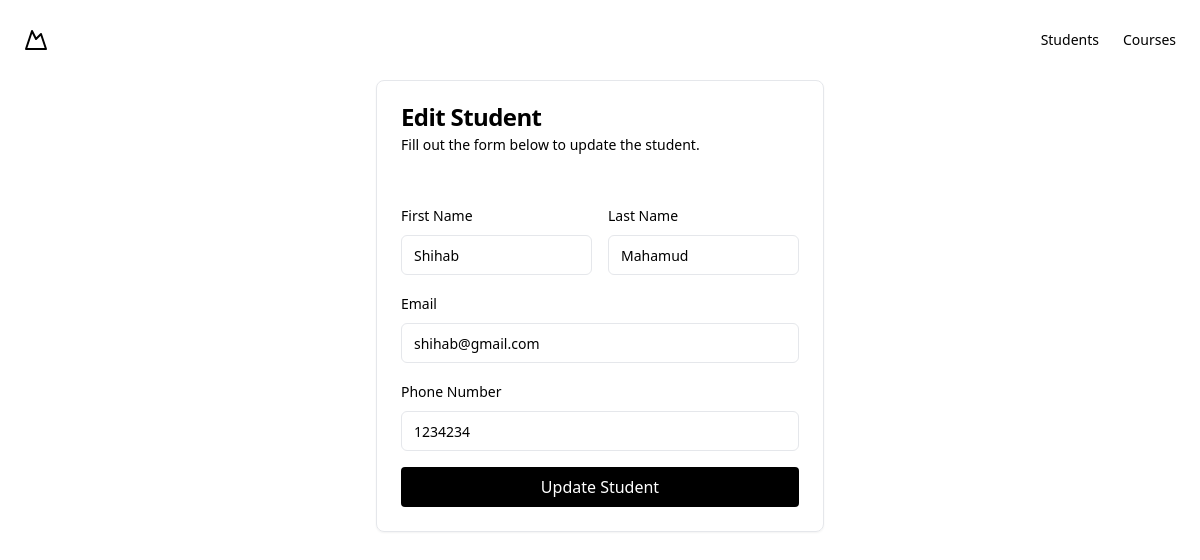
Screenshot of /students/edit.php?id=1 with the database file from the repository.
### tables this page shows
CREATE TABLE students (
    id INT AUTO_INCREMENT PRIMARY KEY,
    first_name VARCHAR(255) NOT NULL,
    last_name VARCHAR(255) NOT NULL,
    email VARCHAR(255) NOT NULL UNIQUE,
    phone_number VARCHAR(255) NOT NULL
);

### core/Old.php (called while the page is built, shortened)
<?php
class Old
{
    public static function get()
    {
        if (!array_key_exists(self::KEY, $_SESSION ?? [])) {
            return null;
        }
        return $_SESSION[self::KEY];
    }
    public static function field(string $key): ?string
    {
        $old = self::get();
        if (!$old || !array_key_exists($key, $old)) {
            return null;
        }
        return $old[$key];
    }
}

### core/DB.php (called while the page is built, shortened)
<?php
class DB
{
    public PDO $pdo;
    public PDOStatement $statement;
    public function __construct($credentials, $username = "root", $password = "")
    {
        $dsn       = "mysql:" . http_build_query($credentials, "", ";");
        $this->pdo = new PDO($dsn, $username, $password, [
            PDO::ATTR_DEFAULT_FETCH_MODE => PDO::FETCH_ASSOC,
        ]);
    }
    public function query($sql, $params = []): static
    {
        $this->statement = $this->pdo->prepare($sql);
        $this->statement->execute($params);
        return $this;
    }
    public function find()
    {
        return $this->statement->fetch();
    }
}

### core/helper.php (called while the page is built, shortened)
<?php
$db = new DB(
    [
        "host" => "localhost",
        "port" => 3306,
        "dbname" => "systech_student-performance-information-system",
        "charset" => "utf8mb4"
    ],
    "root",
    "2611"
);

### students/edit.php (the view, shortened to what this page needs)
<?php
require_once "../views/layouts/header.php";
$id = $_REQUEST["id"];
$student = $db->query("SELECT * FROM students WHERE id=:id", ["id" => $id])->find();
?>
<div class="rounded-lg border bg-card text-card-foreground shadow-sm w-full max-w-md" data-v0-t="card">
    <div class="flex flex-col space-y-1.5 p-6">
        <h3 class="whitespace-nowrap text-2xl font-semibold leading-none tracking-tight">Edit Student</h3>
        <p class="text-sm text-muted-foreground">Fill out the form below to update the student.</p>
    </div>
    <form class="p-6 space-y-4" method="post" action="/students/update.php?id=<?= $id ?>">
        <div class="grid grid-cols-2 gap-4">
            <div class="space-y-2">
                <label class="text-sm font-medium leading-none peer-disabled:cursor-not-allowed peer-disabled:opacity-70" for="firstName">
                    First Name
                </label>
                <input value="<?= $old("first_name") ?? $student['first_name'] ?>" name="first_name" class="flex h-10 w-full rounded-md border border-input bg-background px-3 py-2 text-sm ring-offset-background file:border-0 file:bg-transparent file:text-sm file:font-medium placeholder:text-muted-foreground focus-visible:outline-none focus-visible:ring-2 focus-visible:ring-ring focus-visible:ring-offset-2 disabled:cursor-not-allowed disabled:opacity-50" id="firstName" placeholder="Enter your first name" />
            </div>
            <div class="space-y-2">
                <label class="text-sm font-medium leading-none peer-disabled:cursor-not-allowed peer-disabled:opacity-70" for="lastName">
                    Last Name
                </label>
                <input value="<?= $old("last_name") ?? $student['last_name'] ?>" name="last_name" class="flex h-10 w-full rounded-md border border-input bg-background px-3 py-2 text-sm ring-offset-background file:border-0 file:bg-transparent file:text-sm file:font-medium placeholder:text-muted-foreground focus-visible:outline-none focus-visible:ring-2 focus-visible:ring-ring focus-visible:ring-offset-2 disabled:cursor-not-allowed disabled:opacity-50" id="lastName" placeholder="Enter your last name" />
            </div>
        </div>
        <div class="space-y-2">
            <label class="text-sm font-medium leading-none peer-disabled:cursor-not-allowed peer-disabled:opacity-70" for="email">
                Email
            </label>
            <input value="<?= $old("email") ?? $student['email'] ?>" name="email" class="flex h-10 w-full rounded-md border border-input bg-background px-3 py-2 text-sm ring-offset-background file:border-0 file:bg-transparent file:text-sm file:font-medium placeholder:text-muted-foreground focus-visible:outline-none focus-visible:ring-2 focus-visible:ring-ring focus-visible:ring-offset-2 disabled:cursor-not-allowed disabled:opacity-50" id="email" placeholder="Enter your email" type="email" />
        </div>
        <div class="space-y-2">
            <label class="text-sm font-medium leading-none peer-disabled:cursor-not-allowed peer-disabled:opacity-70" for="phone">
                Phone Number
            </label>
            <input value="<?= $old("phone_number") ?? $student['phone_number'] ?>" name="phone_number" class="flex h-10 w-full rounded-md border border-input bg-background px-3 py-2 text-sm ring-offset-background file:border-0 file:bg-transparent file:text-sm file:font-medium placeholder:text-muted-foreground focus-visible:outline-none focus-visible:ring-2 focus-visible:ring-ring focus-visible:ring-offset-2 disabled:cursor-not-allowed disabled:opacity-50" id="phone" placeholder="Enter your phone number" type="tel" />
        </div>
        <button type="submit" class="w-full py-2 px-4 bg-black text-white rounded">Update Student</button>
    </form>
</div>
<?php
require_once "../views/layouts/footer.php";
?>

### rows the page displays
students: first_name "Shihab", last_name "Mahamud", email "shihab@gmail.com", phone_number "1234234"
